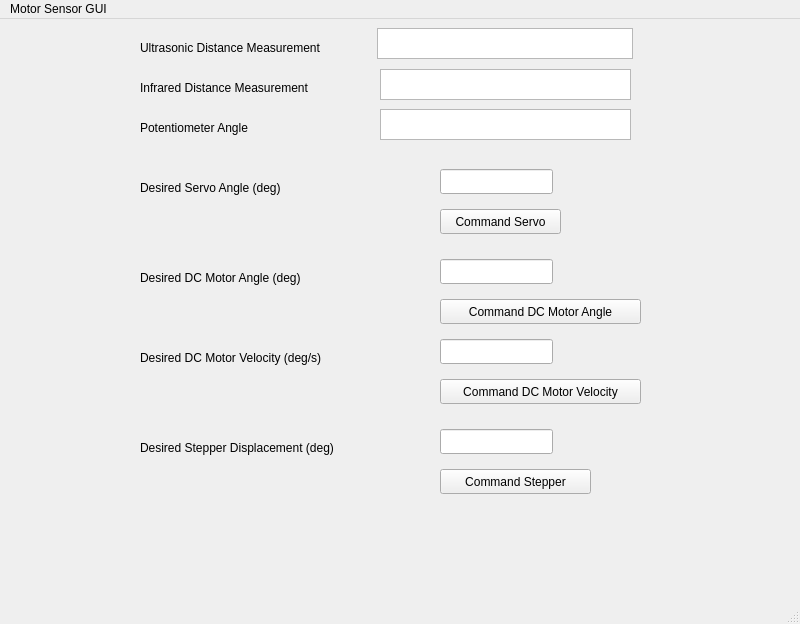
<?xml version="1.0" encoding="UTF-8"?>
<ui version="4.0">
 <class>MainWindow</class>
 <widget class="QMainWindow" name="MainWindow">
  <property name="geometry">
   <rect>
    <x>0</x>
    <y>0</y>
    <width>800</width>
    <height>624</height>
   </rect>
  </property>
  <property name="windowTitle">
   <string>MainWindow</string>
  </property>
  <widget class="QWidget" name="centralwidget">
   <widget class="QLabel" name="infraredLabel">
    <property name="geometry">
     <rect>
      <x>140</x>
      <y>60</y>
      <width>216</width>
      <height>17</height>
     </rect>
    </property>
    <property name="text">
     <string>Infrared Distance Measurement</string>
    </property>
   </widget>
   <widget class="QTextEdit" name="infraredTextEdit">
    <property name="geometry">
     <rect>
      <x>380</x>
      <y>50</y>
      <width>251</width>
      <height>31</height>
     </rect>
    </property>
   </widget>
   <widget class="QLabel" name="potentiometerLabel">
    <property name="geometry">
     <rect>
      <x>140</x>
      <y>100</y>
      <width>144</width>
      <height>17</height>
     </rect>
    </property>
    <property name="text">
     <string>Potentiometer Angle</string>
    </property>
   </widget>
   <widget class="QTextEdit" name="potentiometerTextEdit">
    <property name="geometry">
     <rect>
      <x>380</x>
      <y>90</y>
      <width>251</width>
      <height>31</height>
     </rect>
    </property>
   </widget>
   <widget class="QLabel" name="servoAngleLabel">
    <property name="geometry">
     <rect>
      <x>140</x>
      <y>160</y>
      <width>211</width>
      <height>17</height>
     </rect>
    </property>
    <property name="text">
     <string>Desired Servo Angle (deg)</string>
    </property>
   </widget>
   <widget class="QLineEdit" name="dcVelocityLineEdit">
    <property name="geometry">
     <rect>
      <x>440</x>
      <y>320</y>
      <width>113</width>
      <height>25</height>
     </rect>
    </property>
   </widget>
   <widget class="QLabel" name="dcAngleLabel">
    <property name="geometry">
     <rect>
      <x>140</x>
      <y>250</y>
      <width>221</width>
      <height>17</height>
     </rect>
    </property>
    <property name="text">
     <string>Desired DC Motor Angle (deg)</string>
    </property>
   </widget>
   <widget class="QLabel" name="dcVelocityLabel">
    <property name="geometry">
     <rect>
      <x>140</x>
      <y>330</y>
      <width>241</width>
      <height>17</height>
     </rect>
    </property>
    <property name="text">
     <string>Desired DC Motor Velocity (deg/s)</string>
    </property>
   </widget>
   <widget class="QLineEdit" name="dcAngleLineEdit">
    <property name="geometry">
     <rect>
      <x>440</x>
      <y>240</y>
      <width>113</width>
      <height>25</height>
     </rect>
    </property>
   </widget>
   <widget class="QLineEdit" name="servoAngleLineEdit">
    <property name="geometry">
     <rect>
      <x>440</x>
      <y>150</y>
      <width>113</width>
      <height>25</height>
     </rect>
    </property>
   </widget>
   <widget class="QPushButton" name="servoPushButton">
    <property name="geometry">
     <rect>
      <x>440</x>
      <y>190</y>
      <width>121</width>
      <height>25</height>
     </rect>
    </property>
    <property name="text">
     <string>Command Servo</string>
    </property>
   </widget>
   <widget class="QPushButton" name="dcVelocityPushButton">
    <property name="geometry">
     <rect>
      <x>440</x>
      <y>360</y>
      <width>201</width>
      <height>25</height>
     </rect>
    </property>
    <property name="text">
     <string>Command DC Motor Velocity</string>
    </property>
   </widget>
   <widget class="QLineEdit" name="stepperDisplacementLineEdit">
    <property name="geometry">
     <rect>
      <x>440</x>
      <y>410</y>
      <width>113</width>
      <height>25</height>
     </rect>
    </property>
   </widget>
   <widget class="QLabel" name="stepperDisplacementLabel">
    <property name="geometry">
     <rect>
      <x>140</x>
      <y>420</y>
      <width>261</width>
      <height>17</height>
     </rect>
    </property>
    <property name="text">
     <string>Desired Stepper Displacement (deg)</string>
    </property>
   </widget>
   <widget class="QPushButton" name="stepperPushButton">
    <property name="geometry">
     <rect>
      <x>440</x>
      <y>450</y>
      <width>151</width>
      <height>25</height>
     </rect>
    </property>
    <property name="text">
     <string>Command Stepper</string>
    </property>
   </widget>
   <widget class="QLabel" name="ultrasonicLabel">
    <property name="geometry">
     <rect>
      <x>140</x>
      <y>20</y>
      <width>230</width>
      <height>17</height>
     </rect>
    </property>
    <property name="text">
     <string>Ultrasonic Distance Measurement</string>
    </property>
   </widget>
   <widget class="QTextEdit" name="ultrasonicTextEdit">
    <property name="geometry">
     <rect>
      <x>377</x>
      <y>9</y>
      <width>256</width>
      <height>31</height>
     </rect>
    </property>
   </widget>
   <widget class="QPushButton" name="dcAnglePushButton">
    <property name="geometry">
     <rect>
      <x>440</x>
      <y>280</y>
      <width>201</width>
      <height>25</height>
     </rect>
    </property>
    <property name="text">
     <string>Command DC Motor Angle</string>
    </property>
   </widget>
  </widget>
  <widget class="QMenuBar" name="menubar">
   <property name="geometry">
    <rect>
     <x>0</x>
     <y>0</y>
     <width>800</width>
     <height>22</height>
    </rect>
   </property>
   <widget class="QMenu" name="menuMotor_Sensor_GUI">
    <property name="title">
     <string>Motor Sensor GUI</string>
    </property>
   </widget>
   <addaction name="menuMotor_Sensor_GUI"/>
  </widget>
  <widget class="QStatusBar" name="statusbar"/>
 </widget>
 <resources/>
 <connections/>
</ui>
